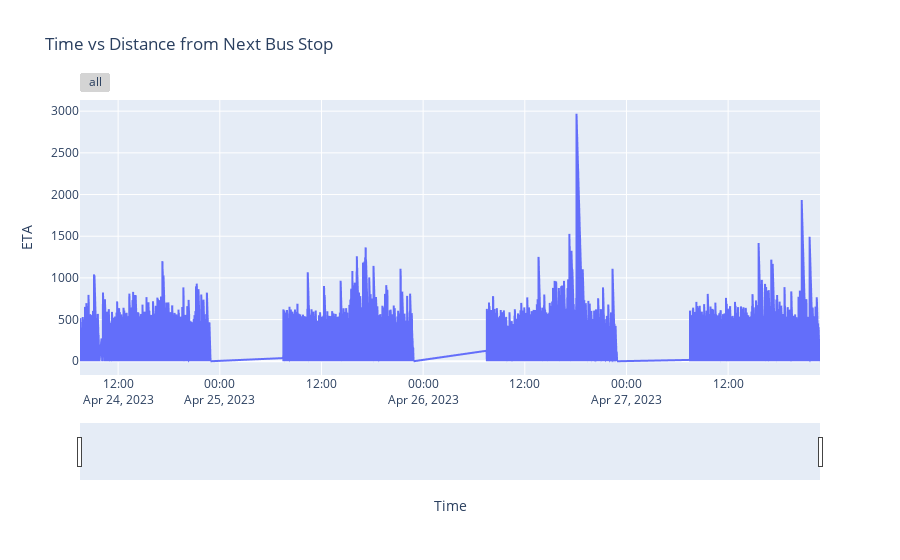

Notebook code for this chart:
### Code cell
import plotly.express as px
import preprocess as pre
import pandas as pd

df = pd.read_csv('./Data/4015042.csv')
df = pre.convertTime(df)
df = pre.calculateETA(df)

fig = px.line(df, x='Time', y='ETA', title='Time vs Distance from Next Bus Stop')
fig.update_xaxes(
    rangeslider_visible=True,
    rangeselector=dict(
        buttons=list([
            dict(step="all")
        ])
    )
)
fig.show()

### Figure 1 — Plotly figure (JSON) as saved in the notebook; plotly's stock layout.template omitted (floating-point values rounded to 4 significant figures; data arrays with more than 128 entries replaced by an {"elided": "..."} marker saying what was removed)
{"data": [{"hovertemplate": "Time=%{x}<br>ETA=%{y}<extra></extra>", "legendgroup": "", "line": {"color": "#636efa", "dash": "solid"}, "marker": {"symbol": "circle"}, "mode": "lines", "name": "", "showlegend": false, "type": "scattergl", "x": {"elided": "70611 str values"}, "xaxis": "x", "y": {"elided": "70611 int values"}, "yaxis": "y"}], "layout": {"legend": {"tracegroupgap": 0}, "title": {"text": "Time vs Distance from Next Bus Stop"}, "xaxis": {"anchor": "y", "domain": [0, 1], "rangeselector": {"buttons": [{"step": "all"}]}, "rangeslider": {"visible": true}, "title": {"text": "Time"}}, "yaxis": {"anchor": "x", "domain": [0, 1], "title": {"text": "ETA"}}}}
